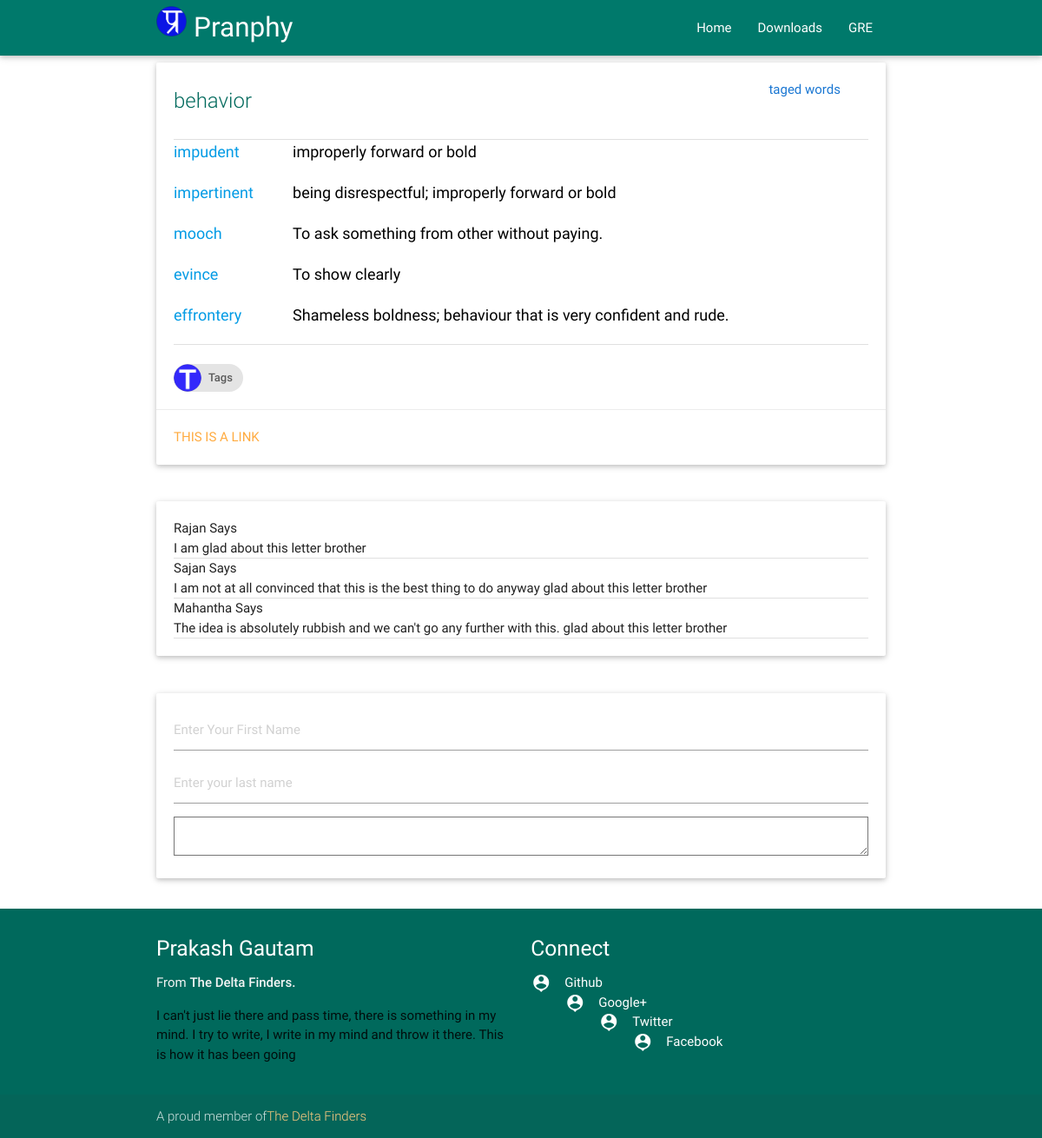
Page /gre/tag/behavior on the earlier database version.
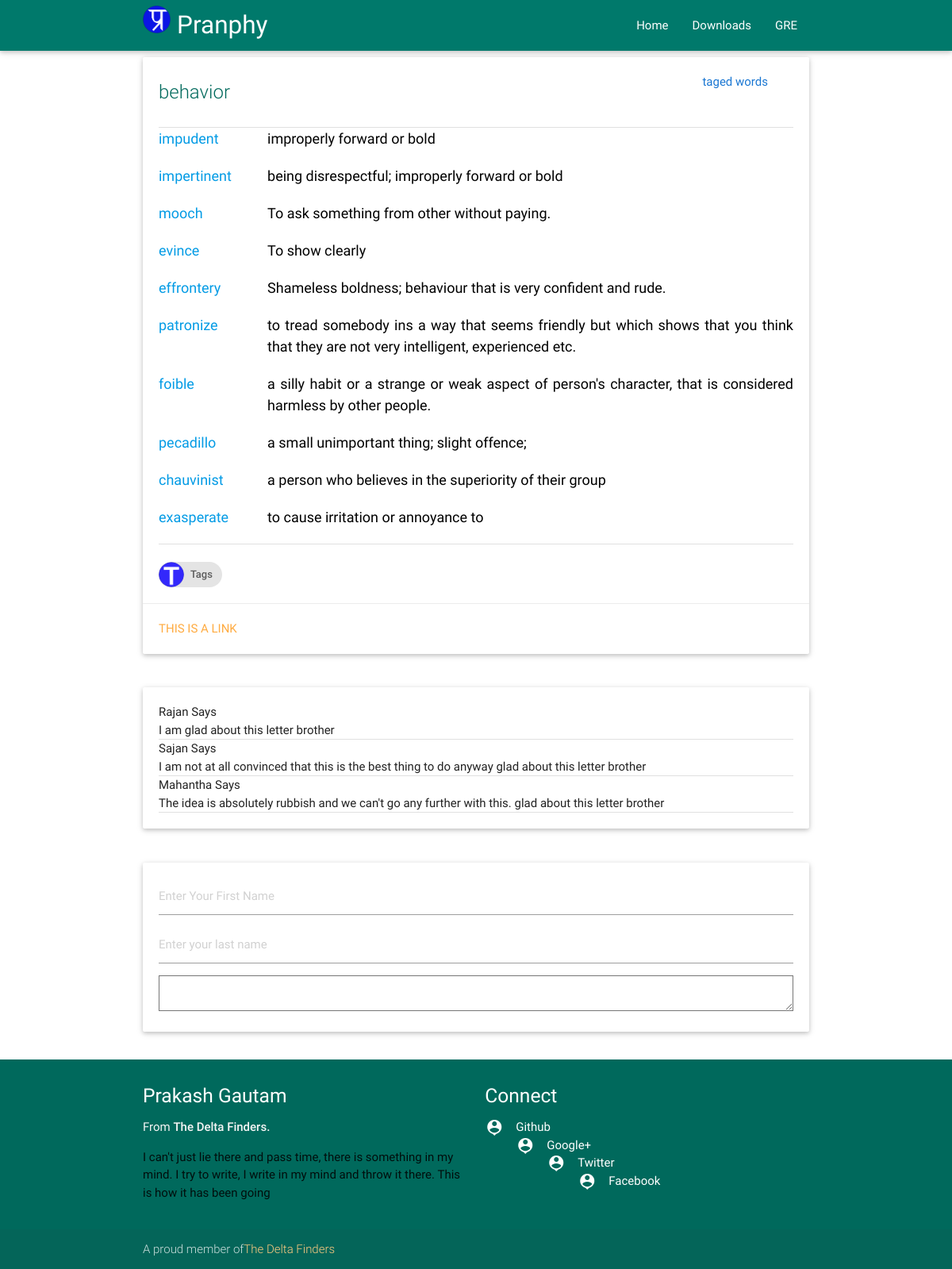
Same page on the later database version.
### gre/models.py (models this page shows, shortened)
class Tag(models.Model):
    tagname = models.CharField(max_length=200,unique=True)

class Vocab(models.Model):
    word = models.CharField(max_length=25,unique=True)
    meaning = models.CharField(max_length=250)
    sentences = models.TextField();
    createdate = models.DateTimeField(auto_now_add=True)
    updatedate = models.DateTimeField(auto_now=True)
    category = models.ManyToManyField('Tag',blank=False)
    source = models.ManyToManyField('Source',blank=False)
    synonym = models.ManyToManyField('Vocab',  blank=True, related_name="%(app_label)s_%(class)s_related_synonym")
    antonym = models.ManyToManyField('Vocab',  blank=True, related_name="%(app_label)s_%(class)s_related_antonym")
    seealso = models.ManyToManyField('Vocab',  blank=True, related_name="%(app_label)s_%(class)s_related_see_also" )
    def __str__(self):
        return self.word

### gre/views.py (the view)
# urls.py: url(r'^tag/(?P<ptag>[\w]+)$',views.tag,name='tag')
def tag(request,ptag):
    tagids = get_list_or_404(Tag,tagname__contains = ptag)
    tagwords = get_list_or_404(Vocab,category__in = tagids)
    template = loader.get_template('gre/tags.html')
    context = {
        'tagwords':tagwords,
        'tag' : ptag
    }
    return HttpResponse(template.render(context,request))

### gre/templates/gre/tags.html (shortened to what this page needs)
{%extends "base.html" %}
{%load staticfiles %}
{%block bodycontent %}
<div class="container">
<div class="row">
    <div class="col l12 s12 m12">
      <div class="card">
        <div class="card-content black-text">
          <div class="row">
              <div class="col s12 m8 l10">
                  <span class="card-title teal-text text-darken-3" style="font-size: 2em:text-align:center;">
                      {{tag}}
                  </span>
              </div>
              <div class="col s12 m4  l2">
                  <span class="blue-text text-darken-2" style="text-align: right;">taged words</span>
              </div>
            </div>
            <div class="divider"></div>
            <div class="content" style="text-align: justify; font-size: 1.2em">
            {%for word in tagwords%}
            <div class="row">
                <div class="col s3 m3 l2"><a href="{% url 'meaning' word%}">{{word}}</a></div>
                <div class="col s9 m9 l10">{{word.meaning}}</div>
             </div>
            {% endfor %}
          </div>
          <div class="divider"></div>
          <br/>
          <a href="{% url 'alltag' %}">
          <div class="chip">
                <img src="{%static 'images/capital-t.png'%}" alt="Tags">
                Tags
          </div>
          </a>
        </div>
        <div class="card-action">
          <a href="#">This is a link</a>
        </div>
      </div>
    </div>
</div>
{% include "Blog/comment.html" %}
</div>
{%endblock bodycontent %}

### templates/base.html (shortened to what this page needs)
{% load staticfiles %}
<!DOCTYPE html>
<html lang="en">
<head>
  <link href="{%static 'css/materialize.css'%}" type="text/css" rel="stylesheet" media="screen,projection"/>
  <link href="{%static 'css/style.css'%}" type="text/css" rel="stylesheet" media="screen,projection"/>
</head>
<body>
    {%include "navbar.html" %}
    {%block bodycontent%} {% endblock bodycontent %}
    {%include "footer.html" %}
  </body>
</html>

### templates/navbar.html (shortened to what this page needs)
{%load staticfiles %}
{% block navbar %}
<nav class="teal darken-2" role="navigation">
    <div class="nav-wrapper container" ><a id="logo-container" href="#" class="brand-logo"><img src="{% static 'images/pranphy-icon.png'%}" style="height: 35px; width=35px"/> Pranphy</a>
      <ul class="right hide-on-med-and-down">
        <li><a href="/">Home</a></li>
        <li><a href="{% url 'download' %}">Downloads</a></li>
        <li><a href="{% url 'gre' %}">GRE</a></li>
      </ul>
    </div>
  </nav>
{%endblock navbar%}

### Blog/templates/Blog/comment.html
{%block oldcomments%}
    <div class="row">
        <div class="col s12">
            <div class="card">
            <div class="card-content">
                <div>Rajan Says</div>
                <div>I am glad about this letter brother</div>
                <div class="divider"></div>
                <div>Sajan Says</div>
                <div>I am not at all convinced that this is the best thing to do anyway
                    glad about this letter brother</div>
                <div class="divider"></div>
                <div>Mahantha Says</div>
                <div> The idea is absolutely rubbish and we can't go any further with this.
                    glad about this letter brother</div>
                <div class="divider"></div>
            </div>
            </div>
        </div>
     </div>
{%endblock oldcomments%}
{%block newcomment%}
    <div class="row">
        <div class="col s12">
            <div class="card">
            <div class="card-content">
            <input type="text" placeholder="Enter Your First Name"/> <br/>
            <input type="text" placeholder="Enter your last name"/> <br/>
            <textarea type="text"/> </textarea><br/>
            </div>
            </div>
        </div>
     </div>
{%endblock newcomment %}

### templates/footer.html
{%block footer %}
<footer class="page-footer teal darken-3">
    <div class="container">
      <div class="row">
        <div class="col l6 s12">
          <h5 class="white-text">Prakash Gautam</h5>
          <p class="grey-text text-lighten-4">From <strong>The Delta Finders.</strong> </p>
          <p>I can't just lie there and pass time, there is
             something in my mind. I try to write,  I write
             in my mind and throw it there. This is  how it
             has been going
          </p>
        </div>
        <div class="col l6 s12">
          <h5 class="white-text">Connect</h5>
          <ul>
              <li><a class="white-text" href="#!"><i class="material-icons left">person_pin</i>Github</a></li>
              <li><a class="white-text" href="#!"><i class="material-icons left">person_pin</i>Google+</a></li>
              <li><a class="white-text" href="#!"><i class="material-icons left">person_pin</i>Twitter</a></li>
              <li><a class="white-text" href="#!"><i class="material-icons left">person_pin</i>Facebook</a></li>
          </ul>
        </div>
      </div>
    </div>
    <div class="footer-copyright">
      <div class="container text-center">
      A proud member of<a class="orange-text text-lighten-3" href="http://github.com/TheDeltaFinders/">The Delta Finders</a>
      </div>
    </div>
  </footer>
{% endblock footer %}

Differences in the rows shown:
added Vocab: word "patronize", meaning "to tread somebody ins a way that seems friendly but which shows that you think that they are not very intelligent, experienced etc."
added Vocab: word "foible", meaning "a silly habit or a strange or weak aspect of person's character, that is considered harmless by other people."
added Vocab: word "pecadillo", meaning "a small unimportant thing; slight offence;"
added Vocab: word "chauvinist", meaning "a person who believes in the superiority of their group"
added Vocab: word "exasperate", meaning "to cause irritation or annoyance to"
